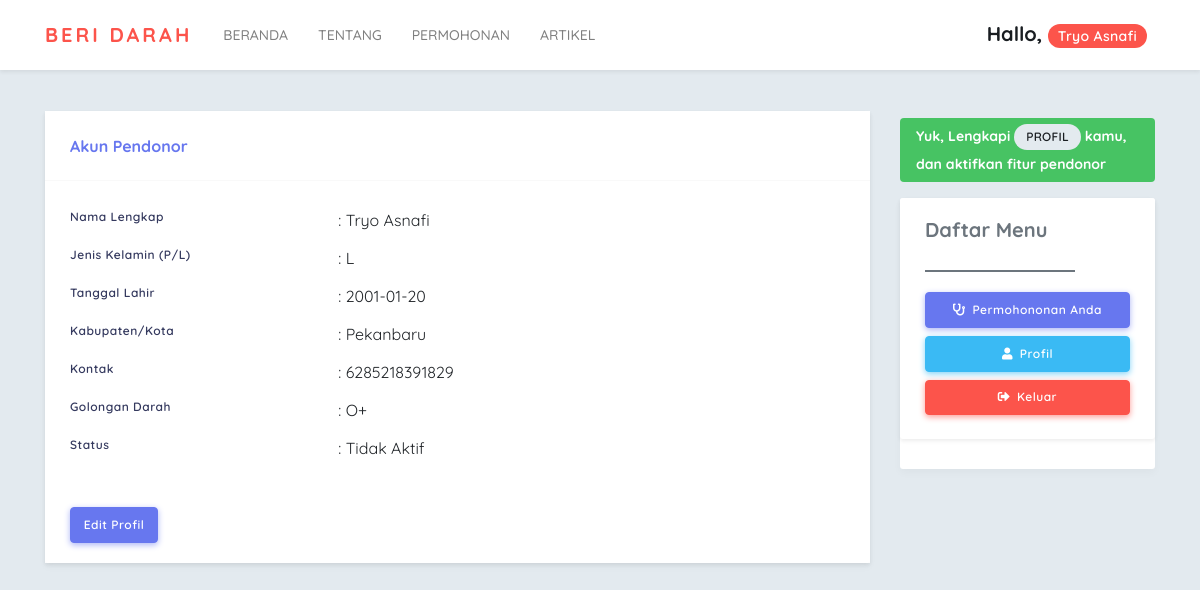
The page /user/profile.php (signed in) on the database its author committed.
### tables this page shows
CREATE TABLE `user` (
  `id_user` int(11) NOT NULL,
  `name` varchar(255) NOT NULL,
  `email` varchar(255) NOT NULL,
  `password` varchar(255) NOT NULL,
  `level` varchar(15) NOT NULL,
  `created_date` datetime NOT NULL DEFAULT CURRENT_TIMESTAMP,
  `updated_date` datetime DEFAULT NULL
);

CREATE TABLE `donor` (
  `id_donor` int(11) NOT NULL,
  `id_user` int(11) DEFAULT NULL,
  `name` varchar(255) DEFAULT NULL,
  `gender` varchar(1) DEFAULT NULL,
  `birthday` date DEFAULT NULL,
  `domicile_city` varchar(255) DEFAULT NULL,
  `phone` varchar(15) DEFAULT NULL,
  `blood_group` varchar(3) DEFAULT NULL,
  `is_active` tinyint(1) DEFAULT '1',
  `created_date` datetime NOT NULL DEFAULT CURRENT_TIMESTAMP,
  `updated_date` datetime DEFAULT NULL
);

### user/profile.php (the view, shortened to what this page needs)
<?php
include_once("../config/database.php");
$email = $_SESSION['user']->email;
$data = $conn->query("SELECT * FROM user WHERE email = '$email'")->fetch_object();
?>
<!DOCTYPE html>
<html lang="en">
<head>
    <link rel="stylesheet" href="https://cdn.jsdelivr.net/npm/bootstrap@4.5.3/dist/css/bootstrap.min.css">
    <link rel="stylesheet" href="https://use.fontawesome.com/releases/v5.7.2/css/all.css">
    <link rel="stylesheet" href="../assets/css/style.css">
    <link rel="stylesheet" href="../assets/css/components.css">
</head>
<body class="bg-light">
    <nav class="navbar navbar-expand-lg navbar-light bg-white shadow-sm" style="left: 0px; position: relative">
        <div class="container-lg">
            <a class="navbar-brand text-uppercase text-danger font-weight-bolder" href="#">Beri Darah</a>
            <div class="collapse navbar-collapse" id="navbarSupportedContent">
                <ul class="navbar-nav mr-auto text-uppercase font-weight-bold">
                    <li class="nav-item">
                        <a class="nav-link" href="#">Beranda <span class="sr-only">(current)</span></a>
                    </li>
                    <li class="nav-item">
                        <a class="nav-link" href="#">Tentang</a>
                    </li>
                    <li class="nav-item">
                        <a class="nav-link" href="#">Permohonan</a>
                    </li>
                    <li class="nav-item">
                        <a class="nav-link" href="#">Artikel</a>
                    </li>
                </ul>
            </div>
            <h5 class="mr-2 navbar-text text-dark my-0">
                Hallo, <span class="badge badge-danger badge-pill"><?= $data->name; ?> </span>
            </h5>
        </div>
    </nav>
    <div class="container-lg">
        <div class="row my-5">
            <div class="col-md-9 order-2 order-md-1">
                <div class="bg-white shadow-sm">
                    <section class="section">
                        <div class="section-body">
                            <form class="card" action="" method="POST">
                                <div class="card-header">
                                    <h4>Akun Pendonor</h4>
                                </div>
                                <?php
                                $id_user = $_SESSION['user']->id_user;
                                $data = $conn->query("SELECT * FROM donor WHERE id_user = '$id_user'")->fetch_object();
                                $name = $gender = $birthday = $domicile_city = $phone = $blood_group = $is_active = 'Belum Ditentukan!';
                                if ($data != NULL) {
                                    $name = $data->name;
                                    $gender = $data->gender;
                                    $birthday = $data->birthday;
                                    $domicile_city = $data->domicile_city;
                                    $phone = $data->phone;
                                    $blood_group = $data->blood_group;
                                    $is_active = $data->is_active;
                                }
                                ?>
                                <div class="card-body">
                                    <div class="form-group row mb-0">
                                        <label for="name" class="col-sm-4 col-form-label">Nama Lengkap</label>
                                        <div class="col-sm-8">
                                            <input type="text" readonly class="form-control-plaintext" id="name" value=": <?= $name ?>">
                                        </div>
                                    </div>
                                    <div class="form-group row mb-0">
                                        <label for="gender" class="col-sm-4 col-form-label">Jenis Kelamin (P/L)</label>
                                        <div class="col-sm-8">
                                            <input type="text" readonly class="form-control-plaintext" id="gender" value=": <?= $gender ?>">
                                        </div>
                                    </div>
                                    <div class="form-group row mb-0">
                                        <label for="birthday" class="col-sm-4 col-form-label">Tanggal Lahir</label>
                                        <div class="col-sm-8">
                                            <input type="text" readonly class="form-control-plaintext" id="birthday" value=": <?= $birthday ?>">
                                        </div>
                                    </div>
                                    <div class="form-group row mb-0">
                                        <label for="domicile_city" class="col-sm-4 col-form-label">Kabupaten/Kota</label>
                                        <div class="col-sm-8">
                                            <input type="text" readonly class="form-control-plaintext" id="domicile_city" value=": <?= $domicile_city ?>">
                                        </div>
                                    </div>
                                    <div class="form-group row mb-0">
                                        <label for="phone" class="col-sm-4 col-form-label">Kontak</label>
                                        <div class="col-sm-8">
                                            <input type="text" readonly class="form-control-plaintext" id="phone" value=": <?= $phone ?>">
                                        </div>
                                    </div>
                                    <div class="form-group row mb-0">
                                        <label for="blood_group" class="col-sm-4 col-form-label">Golongan Darah</label>
                                        <div class="col-sm-8">
                                            <input type="text" readonly class="form-control-plaintext" id="blood_group" value=": <?= $blood_group ?>">
                                        </div>
                                    </div>
                                    <div class="form-group row mb-0">
                                        <label for="status" class="col-sm-4 col-form-label">Status</label>
                                        <div class="col-sm-8">
                                            <input type="text" readonly class="form-control-plaintext" id="status" value=": <?= ($is_active === TRUE) ? "Aktif" : "Tidak Aktif"; ?>">
                                        </div>
                                    </div>
                                </div>
                                <div class="card-footer">
                                    <a href="edit_profile.php" class="btn btn-primary">Edit Profil</a>
                                </div>
                            </form>
                        </div>
                    </section>
                </div>
            </div>
            <div class="col-md-3 order-1 order-md-2">
                <div class="bg-success px-3 mb-2 rounded text-white">
                    <p class="font-weight-bold py-1">Yuk, Lengkapi <a class="" href=""><span class="badge badge-light badge-sm">PROFIL</span></a> kamu, dan aktifkan fitur pendonor </p>
                </div>
                <div class="card">
                    <div class="card-body bg-white card shadow-sm">
                        <h5 class="card-title">Daftar Menu</h5>
                        <hr align="left" style="border-top: 2px solid" width="150rem">
                        <ul class="nav flex-column">
                            <li class="nav-item py-1">
                                <a class="nav-link btn btn-primary" href="index.php"><i class="fas fa-stethoscope"></i> Permohononan Anda</a>
                            </li>
                            <li class="nav-item py-1">
                                <a class="nav-link btn btn-info" href="profile.php"><i class="fas fa-user"></i> Profil</a>
                            </li>
                            <li class="nav-item py-1">
                                <a class="nav-link btn btn-danger" href="../logout.php"><i class="fas fa-sign-out-alt"></i> Keluar</a>
                            </li>
                        </ul>
                    </div>
                </div>
            </div>
        </div>
    </div>
</body>
</html>

### user/profile.php (style rules this page uses)
body { font-family: 'Quicksand', sans-serif; }

### rows shown on the page
user: name "Tryo Asnafi"
donor: name ": Tryo Asnafi", gender ": L", birthday ": 2001-01-20", domicile_city ": Pekanbaru", phone ": 6285218391829", blood_group ": O+", is_active ": Tidak Aktif"
